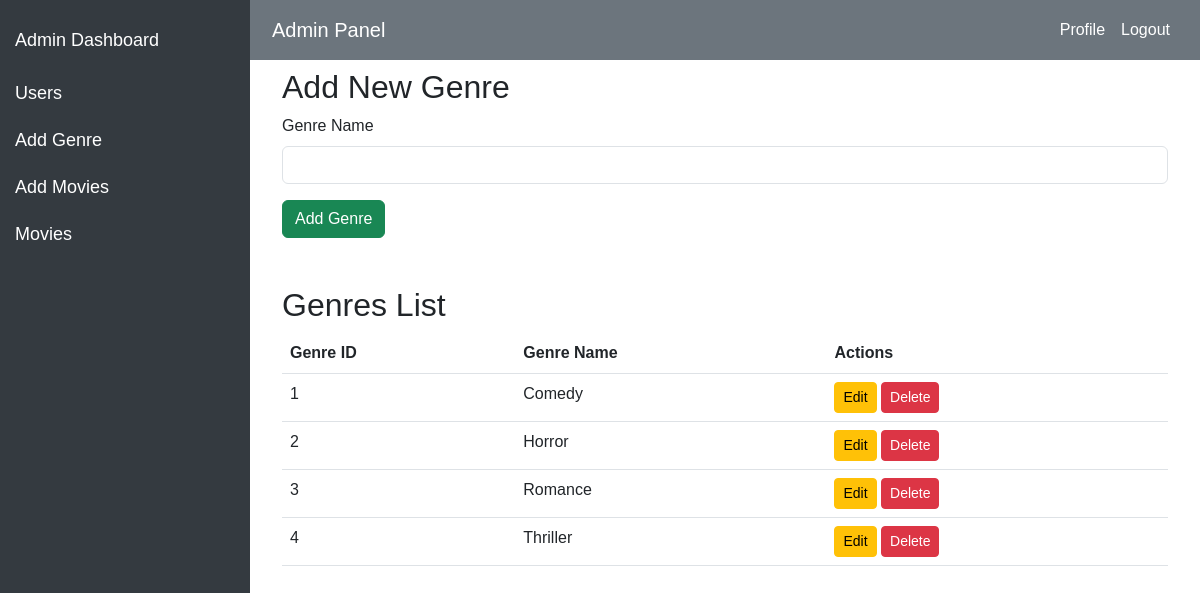
The page /admin/add_genre.php on the database its author committed.
### tables this page shows
CREATE TABLE `genres` (
  `genre_id` int(11) NOT NULL,
  `genre_name` varchar(100) NOT NULL
);

### admin/add_genre.php (the view, shortened to what this page needs)
<?php
include '../includes/connection.php';
$genresQuery = "SELECT * FROM genres";
$genresResult = $conn->query($genresQuery);
include 'dashboard_flex.php';
?>
<div class="container mt-5">
    <h2>Add New Genre</h2>
    <form action="../process/genre_process.php" method="POST">
        <div class="mb-3">
            <label for="genre_name" class="form-label">Genre Name</label>
            <input type="text" class="form-control" id="genre_name" name="genre_name" required>
        </div>
        <button type="submit" class="btn btn-success">Add Genre</button>
    </form>
    <h2 class="mt-5">Genres List</h2>
    <table class="table">
        <thead>
            <tr>
                <th>Genre ID</th>
                <th>Genre Name</th>
                <th>Actions</th>
            </tr>
        </thead>
        <tbody>
            <?php if ($genresResult->num_rows > 0): ?>
                <?php $count = 1; ?>
                <?php while ($genreRow = $genresResult->fetch_assoc()): ?>
                    <tr>
                        <td><?php echo $count++; ?></td>
                        <td><?php echo htmlspecialchars($genreRow['genre_name']); ?></td>
                        <td>
                            <a href="../process/edit_genre.php?id=<?php echo $genreRow['genre_id']; ?>" class="btn btn-warning btn-sm">Edit</a>
                            <a href="../process/delete_genre.php?id=<?php echo $genreRow['genre_id']; ?>" class="btn btn-danger btn-sm" onclick="return confirm('Are you sure you want to delete this genre?');">Delete</a>
                        </td>
                    </tr>
                <?php endwhile; ?>
            <?php else: ?>
                <tr>
                    <td colspan="3" class="text-center">No genres found.</td>
                </tr>
            <?php endif; ?>
        </tbody>
    </table>
</div>
            </div>
            </body>
            </html>

### admin/dashboard_flex.php (style rules this page uses)
body { font-family: Arial, sans-serif; }

### rows shown on the page
genres: genre_name "Comedy"
genres: genre_name "Horror"
genres: genre_name "Romance"
genres: genre_name "Thriller"
